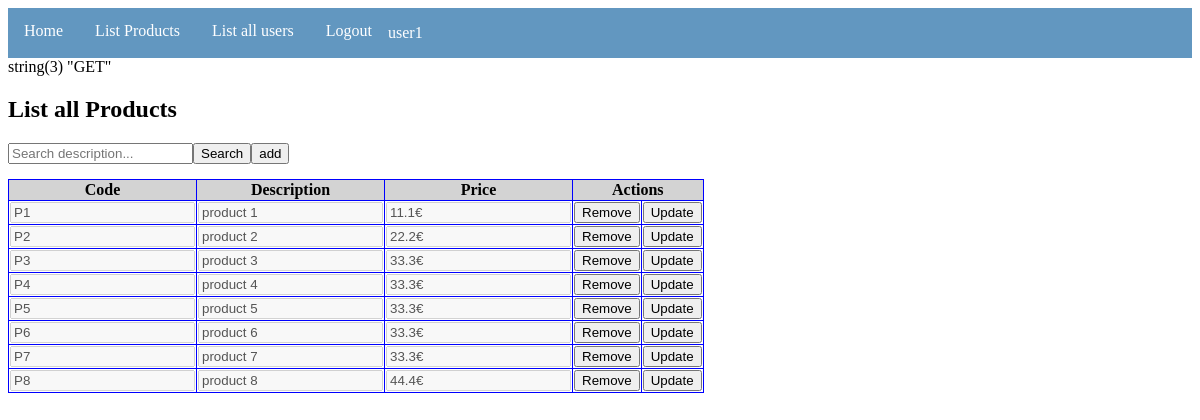
Page /index.php?action=listAllProducts (signed in) on the committed database.
### tables this page shows
CREATE TABLE products (
   id INTEGER PRIMARY KEY AUTO_INCREMENT,
   code VARCHAR (10) UNIQUE,
   description VARCHAR(100) NOT NULL,
   price FLOAT
);

### lib/ViewLoader.php (called while the page is built, shortened)
<?php
class ViewLoader {
    public function show($template, $params = array()) {
        $path = 'views/' . $template;
        include($path);
        return true;
    }
}

### model/Product.php (called while the page is built, shortened)
<?php
class Product{
    private ?int $id;
    private ?string $code;
    private ?string $description;
    private ?float $price;
    public function __construct(?int $id=null, ?string $code=null, ?string $description=null, ?float $price=null){
        $this->id = $id;
        $this->code = $code;
        $this->description = $description;
        $this->price = $price;
    }
    public function getId():?int{
        return $this->id;
    }
    public function getCode():?string{
        return $this->code;
    }
    public function getDescription():?string{
        return $this->description;
    }
    public function getPrice():?float{
        return $this->price;
    }
}

### model/persist/ProductPdoDbDao.php (called while the page is built, shortened)
<?php
require_once 'DbConnection.php';
class ProductPdoDbDao implements ProductDaoInterface {
    private static $instance = null;
    private $connection;
    private static $TABLE_NAME = 'products';
    private $queries;
    private function __construct() {
        try {
            $this->connection = DbConnection::getInstance()->getConnection();
            $this->queries['SELECT_ALL'] = \sprintf(
                    "select * from %s",
                    self::$TABLE_NAME
            );
        } catch (PdoException $e) {
            print "Error Code <br>".$e->getCode();
            print "Error Message <br>".$e->getMessage();
            print "Strack Trace <br>".nl2br($e->getTraceAsString());
        }
    }
    public static function getInstance() {
        if( self::$instance == null ) {
            self::$instance = new self();
        }
        return self::$instance;
    }
    public function selectAll(): array {
        $data = array();
        try {
            $stmt = $this->connection->prepare($this->queries['SELECT_ALL']);
            $success = $stmt->execute();
            if ($success) {
                if ($stmt->rowCount() > 0) {
                    $stmt->setFetchMode(PDO::FETCH_ASSOC);
                    try {
                        $rows = $stmt->fetchAll();
                        $data = [];
                        foreach ($rows as $row) {
                            $data[] = new Product($row['id'], $row['code'], $row['description'], $row['price']);
                        }
                    } catch (PDOException $e) {
                        echo "Error: " . $e->getMessage();
                    }
                } else {
                    $data = array();
                }
            } else {
                $data = array();
            }
        } catch (PDOException $e) {
            echo $e->getTraceAsString();
        }
        return $data;
    }
}

### model/persist/DbConnection.php (called while the page is built, shortened)
<?php
class DbConnection {
    private static $dsn;
    private $connection;
    private static $instance = null;
    private function __construct() {
        $host = 'localhost';
        $db = 'ptdb';
        $user = 'martiusr';
        $pass = 'martiPassword';
        $charset = 'utf8';
        self::$dsn = "mysql:host=$host;dbname=$db;charset=$charset";
        $this->opt = [
            \PDO::ATTR_ERRMODE => \PDO::ERRMODE_EXCEPTION,
            \PDO::ATTR_DEFAULT_FETCH_MODE => \PDO::FETCH_ASSOC,
            \PDO::ATTR_EMULATE_PREPARES => false
        ];
        $this->connection = new \PDO(self::$dsn, $user, $pass, $this->opt);
    }
    public static function getInstance() {
                if( self::$instance == null ) {
                    self::$instance = new self();
                }
                return self::$instance;
    }
    public function getConnection() {
        return $this->connection;
    }
}

### model/persist/ProductArrayDao.php (called while the page is built, shortened)
<?php
require_once "ProductPdoDbDao.php";
class ProductArrayDao implements ProductDaoInterface {
    private static $instance = null;
    private $ProductDb;
    private function __construct() {
        $this->ProductDb = ProductPdoDbDao::getInstance();
    }
    public static function getInstance() {
        if (isset($_SESSION['ProductDao'])) {
            self::$instance = unserialize($_SESSION['ProductDao']);
        } else {
            self::$instance = new self();
            self::$instance->ProductDb = null;
        }
        if (self::$instance->ProductDb === null) {
            self::$instance->ProductDb = ProductPdoDbDao::getInstance();
        }
        return self::$instance;
    }
    public function selectAll():array {
        return $this->ProductDb->selectAll();
    }
}

### model/Model.php (called while the page is built, shortened)
<?php
require_once 'Product.php';
require_once 'persist/ProductArrayDao.php';
class Model {
    private $productDataSource;
    public function __construct() {
        $this->productDataSource = ProductArrayDao::getInstance();
    }
    public function selectAllProducts():array {
        $product = $this->productDataSource->selectAll();
        return $product;
    }
}

### views/list-products.php (the view, shortened to what this page needs)
<?php
require_once "model/Product.php";
require_once "model/Model.php";
require_once 'controllers/MainController.php';
?>
<h2>List all Products</h2>
<?php
echo "<div class='search-container'>";
echo "<form method='post' id='searchProductForm' action='index.php'>";
echo "<input type='text' placeholder='Search description...' name='search'>";
echo "<button type='button' value='search' onclick='searchProduct()'>Search</button>";
echo "</form>";
echo "</div>";
if (isset($_SESSION["role"]) && $_SESSION["role"] == "admin") {
    echo "<form method='post' id='addProduct'>";
    echo "<input type='button' value='add' onclick='addProduct()'>";
    echo "</form>";
}
$productList = null;
if (isset($_SESSION["search_results"]) && is_array($_SESSION["search_results"]) && !empty($_SESSION["search_results"])) {
    $productList = $_SESSION["search_results"];
    unset($_SESSION["search_results"]);
} elseif (isset($params["productList"]) && !empty($params["productList"])) {
    $productList = $params["productList"];
} else {
    if (isset($_POST["action"]) && $_POST["action"] == "searchProduct" ){
    $_SESSION["search_show"] = "Product not found";
    }
    $productList = [new Product(null,null,null,null)];
}
echo "<br><br><table>";
echo "<tr>";
echo "<th>Code</th>";
echo "<th>Description</th>";
echo "<th>Price</th>";
if (isset($_SESSION["role"]) && $_SESSION["role"] == "admin") {
    echo "<th colspan='2'>Actions</th>";
}
echo "</tr>";
foreach ($productList as $product) {
    echo "<tr>";
    echo "<td><input type='text' disabled name='code' value='{$product->getCode()}'></td>";
    echo "<td><input type='text' disabled name='description' value='{$product->getDescription()}'></td>";
    echo "<td><input type='text' disabled name='price' value='{$product->getPrice()}€'></td>";
    if (isset($_SESSION["role"]) && $_SESSION["role"] == "admin" && $product->getId() != null) {
        echo "<form method='post' id='removeForm{$product->getId()}'>";
        echo "<td><input type='submit' value='Remove' onclick='confirmDelete({$product->getId()})'></td>";
        echo "</form>";
        echo "<form method='post' id='updateForm{$product->getId()}'>";
        echo "<td><input type='submit' value='Update' onclick='updateProduct({$product->getId()})'></td>";
        echo "</form>";
    }
    echo "</tr>";
}
echo "</table>";
?>

### css/styles.css (style rules this page uses)
table { border-collapse: collapse; }
table th, tr, td { border: solid thin blue; }
table th { background-color: lightgray; }
form * { float: left; }

### rows in the picture
products: code "P1", description "product 1", price "11.1€"
products: code "P2", description "product 2", price "22.2€"
products: code "P3", description "product 3", price "33.3€"
products: code "P4", description "product 4", price "33.3€"
products: code "P5", description "product 5", price "33.3€"
products: code "P6", description "product 6", price "33.3€"
products: code "P7", description "product 7", price "33.3€"
products: code "P8", description "product 8", price "44.4€"

### other values in the picture
$_SESSION["username"] "user1"
